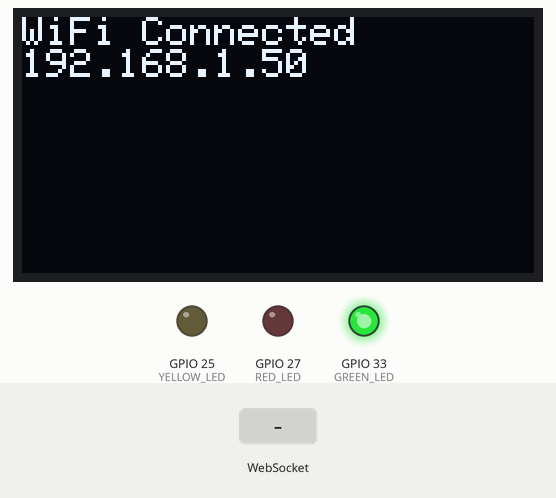
This sketch was run on a simulated ESP32. Parts: 128×64 one-colour display, output pins drawn as LEDs (lit = HIGH). The inputs (shaded band) are chosen by the test bench. WiFi joins after 1.5 s; servers stay silent unless stated; what the sketch prints to the serial monitor is not drawn.

Above: at 2.7 s.
2.8 s: WebSocket text "sos_alert" received
At 3.1 s:
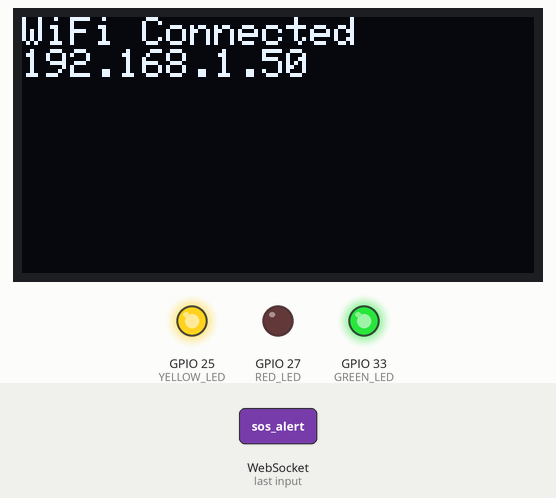
4.3 s: WebSocket text "1" received
Timing chart, 0 to 7.3 s (numbered marks = the images above; inputs shaded):
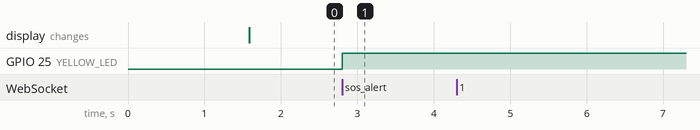

The sketch:

midway_wifi_relay.ino
```cpp
#include <Adafruit_GFX.h>
#include <Adafruit_SSD1306.h>
#include <ArduinoJson.h>
#include <WebSocketsClient.h> // WebSockets by Markus Sattler
#include <WiFi.h>
#include <Wire.h>


// ================= WIFI SETTINGS =================
const char *ssid = "Veer";
const char *password = "veer1708";

// Backend WebSocket URL
const char *wsHost = "10.124.177.46";
const int wsPort = 8000;
const char *wsPath = "/ws/sos";

// ================= OLED SETTINGS =================
#define OLED_SDA 4
#define OLED_SCL 15
#define SCREEN_WIDTH 128
#define SCREEN_HEIGHT 64
Adafruit_SSD1306 display(SCREEN_WIDTH, SCREEN_HEIGHT, &Wire, -1);

// ================= TRAFFIC LEDS =================
#define RED_LED 27
#define YELLOW_LED 25
#define GREEN_LED 33

WebSocketsClient webSocket;

void webSocketEvent(WStype_t type, uint8_t *payload, size_t length) {
  switch (type) {
  case WStype_DISCONNECTED:
    Serial.println("[WSc] Disconnected!");
    digitalWrite(YELLOW_LED, LOW);
    break;
  case WStype_CONNECTED:
    Serial.print("[WSc] Connected to url: ");
    Serial.println((char *)payload);
    digitalWrite(YELLOW_LED, HIGH); // Yellow LED means WebSocket OK
    break;
  case WStype_TEXT:
    Serial.printf("[WSc] get text: %s\n", payload);
    handleIncomingMessage((char *)payload);
    break;
  }
}

void setup() {
  Serial.begin(115200);

  // LED Setup
  pinMode(RED_LED, OUTPUT);
  pinMode(YELLOW_LED, OUTPUT);
  pinMode(GREEN_LED, OUTPUT);
  digitalWrite(RED_LED, LOW);
  digitalWrite(YELLOW_LED, LOW);
  digitalWrite(GREEN_LED, HIGH); // Green ON = Power Wait

  // OLED Init
  Wire.begin(OLED_SDA, OLED_SCL);
  if (!display.begin(SSD1306_SWITCHCAPVCC, 0x3C)) {
    Serial.println("OLED INIT FAILED");
    for (;;)
      ;
  }

  display.clearDisplay();
  display.setTextColor(WHITE);
  display.setTextSize(1);
  display.setCursor(0, 0);
  display.println("Midway Relay v3");
  display.println("Connecting WiFi...");
  display.display();

  // WiFi Connect
  WiFi.begin(ssid, password);
  while (WiFi.status() != WL_CONNECTED) {
    delay(500);
    Serial.print(".");
  }
  Serial.println("\nWiFi Connected");

  display.clearDisplay();
  display.setCursor(0, 0);
  display.println("WiFi Connected");
  display.println(WiFi.localIP());
  display.display();

  // WebSocket Server setup
  webSocket.begin(wsHost, wsPort, wsPath);
  webSocket.onEvent(webSocketEvent);
  webSocket.setReconnectInterval(5000);

  Serial.println("System Ready - Listening for SOS via WebSocket");
}

void loop() { webSocket.loop(); }

void handleIncomingMessage(char *payload) {
  StaticJsonDocument<512> doc;
  DeserializationError error = deserializeJson(doc, payload);

  if (error) {
    Serial.print("deserializeJson() failed: ");
    Serial.println(error.c_str());
    return;
  }

  const char *type = doc["type"];
  bool sos = doc["sos"];
  const char *device_id = doc["device_id"];

  if (String(type) == "sos_alert" || sos == true) {
    Serial.printf("INSTANT SOS RECEIVED from %s!\n", device_id);
    triggerAlert(device_id);
  }
}

void triggerAlert(const char *deviceId) {
  display.clearDisplay();
  display.setTextSize(2);
  display.setCursor(0, 10);
  display.println("SOS ALERT!");
  display.setTextSize(1);
  display.setCursor(0, 40);
  display.print("FROM: ");
  display.println(deviceId);
  display.display();

  digitalWrite(GREEN_LED, LOW);

  // Flash RED LED and alert
  for (int i = 0; i < 15; i++) {
    digitalWrite(RED_LED, HIGH);
    delay(100);
    digitalWrite(RED_LED, LOW);
    delay(100);
  }

  digitalWrite(GREEN_LED, HIGH);

  display.clearDisplay();
  display.setTextSize(1);
  display.setCursor(0, 0);
  display.println("System Ready");
  display.println("Waiting for alerts...");
  display.display();
}
```

Measured:
- after the input at 2.8 s, GPIO 25 (YELLOW_LED): LOW → HIGH at once
- after the input at 4.3 s, every drawn part: stays the same
